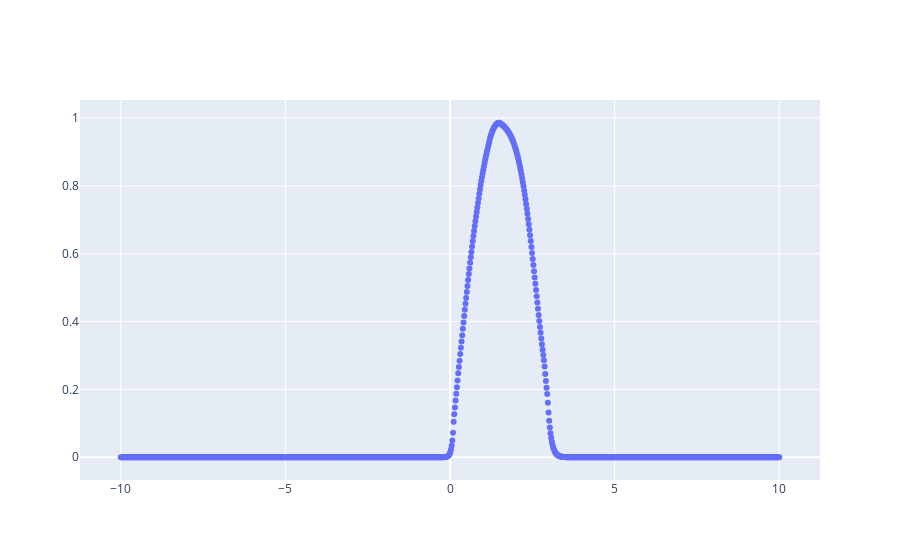

The code cell stored with this chart in its notebook:
### Code cell
fig = go.Figure()
fig.add_trace(go.Scatter(x=test_x, y=res,mode="markers"))
fig.show()

### Figure 1 — Plotly figure (JSON) as saved in the notebook; plotly's stock layout.template omitted (floating-point values rounded to 4 significant figures; data arrays with more than 128 entries replaced by an {"elided": "..."} marker saying what was removed)
{"data": [{"mode": "markers", "type": "scatter", "x": {"elided": "1000 float values"}, "y": {"elided": "1000 float values"}}], "layout": {}}
